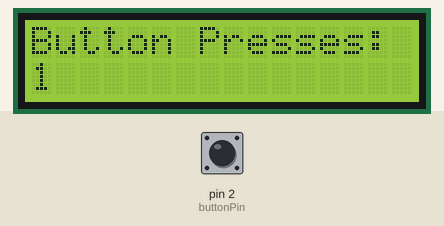
Simulated run of this sketch. Board: Arduino Uno, built with avr-gcc and run on an emulated ATmega328P. On the bench: 16×2 character LCD. The test bench sets the inputs (shaded band); at power-on: pin 2 (buttonPin) HIGH.

Above: at 0.88 s.
1.3 s: pin 2 (buttonPin) pulled LOW for 0.15 s
2.0 s: pin 2 (buttonPin) pulled LOW for 1 s
At 3.46 s:
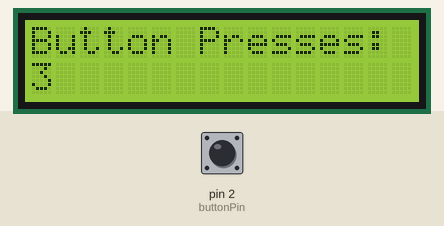
3.6 s: pin 2 (buttonPin) pulled LOW for 0.15 s
At 4.1 s:
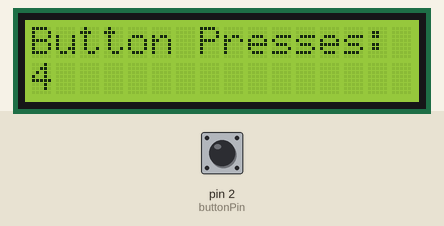
4.3 s: pin 2 (buttonPin) pulled LOW for 1 s
At 6.03 s:
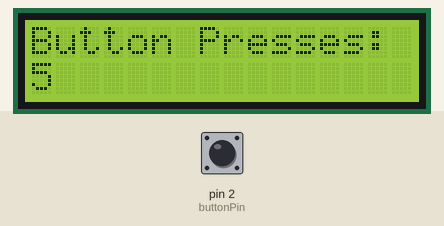

Measured:
- after the input at 2.0 s, the display: first differs from a run without the input after 1.3 s (image 1)
- after the input at 3.6 s, the display: first differs from a run without the input after 0.34 s (image 2)
- after the input at 4.3 s, the display: first differs from a run without the input after 1.6 s (image 3)

The sketch:

LCDBackpack.ino
```cpp
// includes Wire.h, LCD.h, and LiquidCrystal_I2C.h libraries
#include <Wire.h>
#include <LCD.h>
#include <LiquidCrystal_I2C.h>
LiquidCrystal_I2C lcd(0x3F,2,1,0,4,5,6,7); // sets LiquidCrystal_I2C variable to lcd
const int buttonPin = 2; // button pin - 2
int buttonState = 0; // initial button state (not pressed)
int buttonPresses = 0; // initial # of button presses
int buttonPressed = 0; // tests if the button was pressed on the previous tick

void setup() {
  	Serial.begin(9600); // sets data rate to 9600 bits/sec
  	pinMode(buttonPin, INPUT); // sets the button pin to input
  	lcd.begin (16,2); // starts the lcd with 16 columns and 2 rows
	lcd.setBacklightPin(3,POSITIVE); // sets the lcd backlight pin to 3 and positive
	lcd.setBacklight(HIGH); // turns on backlight
}

void loop() {
	buttonState = digitalRead(buttonPin); // reads the button state
  	lcd.setCursor(0, 0); // sets lcd cursor to first position of first row
  	lcd.print("Button Presses:"); // prints "Button Pressses:" to the first row of the lcd
  	lcd.setCursor(0, 1); // sets cursor to first position of second row
	// if the button wasn't pressed on the previous tick and is currently pressed,
	// increases the number of presses by 1 and sets buttonPressed to 1 for next loop
  	if (buttonPressed == 0 && buttonState == HIGH) {
  		buttonPresses += 1;
  		buttonPressed = 1;
  	}
	// if the button isn't pressed, set buttonPressed to 0 for next loop
  	if (buttonState == LOW) {
  		buttonPressed = 0;
  	}
  	lcd.print(buttonPresses); // prints the number of presses to the second row of the lcd
	delay(30); // delays 30ms
	lcd.clear(); // clears lcd screen to prevent overlap on the next loop
}
```
